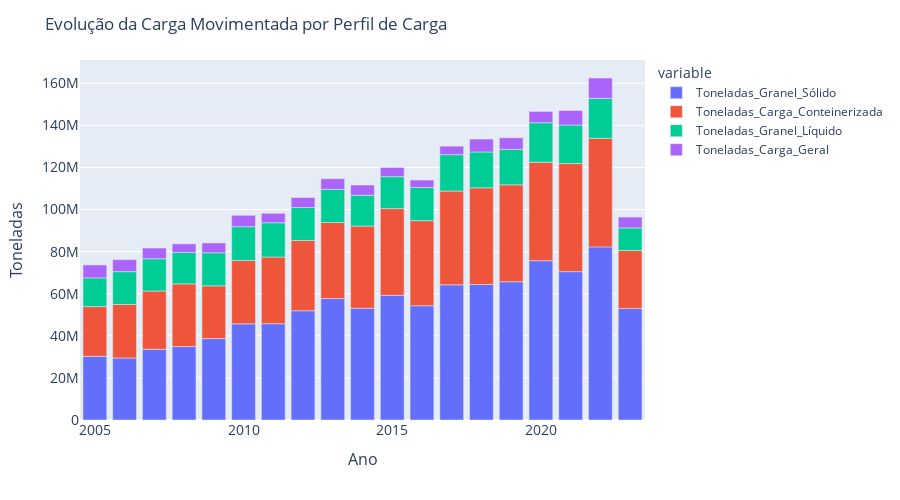
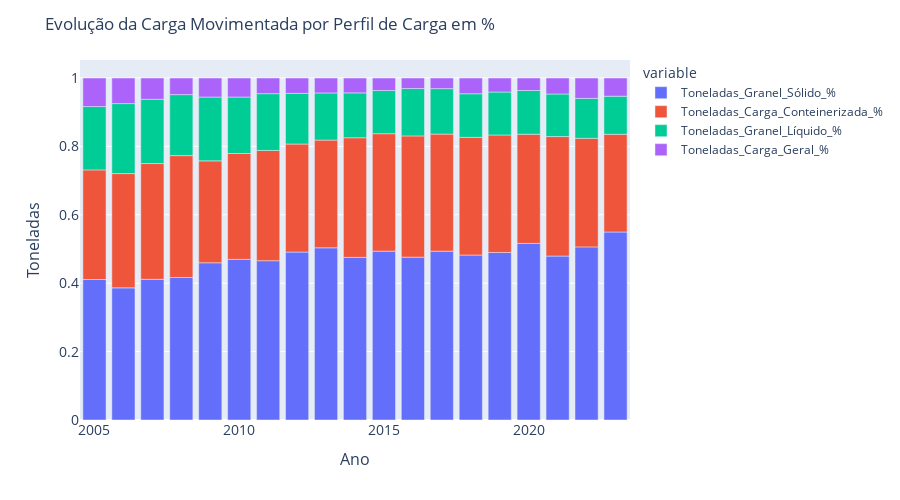

The notebook cell saved with these charts, in order:
### Markdown cell above
### Evolução do Perfil de Carga
**Hipótese 3:** Certos tipos de carga estão crescendo em participação no volume de carga movimentada.
- Visualização: Gráfico de barras empilhadas com a evolução dos volumes movimentados em valor absoluto de toneladas e em %.

### Code cell
# Agrupando por PerfilCarga
grpMov = movimentacaoGeo.assign(
    result1=np.where(movimentacaoGeo['PerfilCarga']=='GRANEL SOLIDO', movimentacaoGeo['Toneladas'], 0),
    result2=np.where(movimentacaoGeo['PerfilCarga']=='CARGA CONTEINERIZADA', movimentacaoGeo['Toneladas'], 0),
    result3=np.where(movimentacaoGeo['PerfilCarga']=='GRANEL LIQUIDO', movimentacaoGeo['Toneladas'], 0),
    result4=np.where(movimentacaoGeo['PerfilCarga']=='CARGA GERAL', movimentacaoGeo['Toneladas'], 0),
).groupby('Ano').agg(
    Toneladas=('Toneladas','sum'),
    Toneladas_Granel_Sólido=('result1','sum'),
    Toneladas_Carga_Conteinerizada=('result2','sum'),
    Toneladas_Granel_Líquido=('result3','sum'),
    Toneladas_Carga_Geral=('result4','sum')
    ).reset_index()
# Adicionando colunas em %
grpMov['Toneladas_Granel_Sólido_%'] = grpMov['Toneladas_Granel_Sólido'] / grpMov['Toneladas']
grpMov['Toneladas_Carga_Conteinerizada_%'] = grpMov['Toneladas_Carga_Conteinerizada'] / grpMov['Toneladas']
grpMov['Toneladas_Granel_Líquido_%'] = grpMov['Toneladas_Granel_Líquido'] / grpMov['Toneladas']
grpMov['Toneladas_Carga_Geral_%'] = grpMov['Toneladas_Carga_Geral'] / grpMov['Toneladas']
grpMov.head()

# Gráfico de barras empilhadas em valor absoluto
fig = px.bar(grpMov, x='Ano', 
             y=['Toneladas_Granel_Sólido',
                'Toneladas_Carga_Conteinerizada', 
                'Toneladas_Granel_Líquido',
                'Toneladas_Granel_Líquido',
                'Toneladas_Carga_Geral'])
fig.update_layout(
    title='Evolução da Carga Movimentada por Perfil de Carga',
    xaxis_tickfont_size=14,
    yaxis=dict(title='Toneladas', titlefont_size=16, tickfont_size=14),
    xaxis=dict(title='Ano', titlefont_size=16, tickfont_size=14),
    width=900,
    height=500)
fig.show()

# Gráfico de barras empilhadas em %
fig = px.bar(grpMov, x='Ano', 
             y=['Toneladas_Granel_Sólido_%',
                'Toneladas_Carga_Conteinerizada_%', 
                'Toneladas_Granel_Líquido_%',
                'Toneladas_Granel_Líquido_%',
                'Toneladas_Carga_Geral_%'])
fig.update_layout(
    title='Evolução da Carga Movimentada por Perfil de Carga em %',
    xaxis_tickfont_size=14,
    yaxis=dict(title='Toneladas', titlefont_size=16, tickfont_size=14),
    xaxis=dict(title='Ano', titlefont_size=16, tickfont_size=14),
    width=900,
    height=500)
fig.show()

### Figure 1 — Plotly figure (JSON) as saved in the notebook; plotly's stock layout.template omitted (floating-point values rounded to 4 significant figures)
{"data": [{"alignmentgroup": "True", "hovertemplate": "variable=Toneladas_Granel_Sólido<br>Ano=%{x}<br>value=%{y}<extra></extra>", "legendgroup": "Toneladas_Granel_Sólido", "marker": {"color": "#636efa", "pattern": {"shape": ""}}, "name": "Toneladas_Granel_Sólido", "offsetgroup": "Toneladas_Granel_Sólido", "orientation": "v", "showlegend": true, "textposition": "auto", "type": "bar", "x": [2005, 2006, 2007, 2008, 2009, 2010, 2011, 2012, 2013, 2014, 2015, 2016, 2017, 2018, 2019, 2020, 2021, 2022, 2023], "xaxis": "x", "y": [30260000.0, 29440000.0, 33610000.0, 34870000.0, 38680000.0, 45680000.0, 45750000.0, 51910000.0, 57710000.0, 53090000.0, 59240000.0, 54280000.0, 64230000.0, 64390000.0, 65680000.0, 75700000.0, 70490000.0, 82260000.0, 53010000.0], "yaxis": "y"}, {"alignmentgroup": "True", "hovertemplate": "variable=Toneladas_Carga_Conteinerizada<br>Ano=%{x}<br>value=%{y}<extra></extra>", "legendgroup": "Toneladas_Carga_Conteinerizada", "marker": {"color": "#EF553B", "pattern": {"shape": ""}}, "name": "Toneladas_Carga_Conteinerizada", "offsetgroup": "Toneladas_Carga_Conteinerizada", "orientation": "v", "showlegend": true, "textposition": "auto", "type": "bar", "x": [2005, 2006, 2007, 2008, 2009, 2010, 2011, 2012, 2013, 2014, 2015, 2016, 2017, 2018, 2019, 2020, 2021, 2022, 2023], "xaxis": "x", "y": [23620000.0, 25450000.0, 27660000.0, 29820000.0, 25070000.0, 30120000.0, 31660000.0, 33380000.0, 36110000.0, 39050000.0, 41200000.0, 40420000.0, 44540000.0, 45930000.0, 46060000.0, 46810000.0, 51370000.0, 51580000.0, 27550000.0], "yaxis": "y"}, {"alignmentgroup": "True", "hovertemplate": "variable=Toneladas_Granel_Líquido<br>Ano=%{x}<br>value=%{y}<extra></extra>", "legendgroup": "Toneladas_Granel_Líquido", "marker": {"color": "#00cc96", "pattern": {"shape": ""}}, "name": "Toneladas_Granel_Líquido", "offsetgroup": "Toneladas_Granel_Líquido", "orientation": "v", "showlegend": true, "textposition": "auto", "type": "bar", "x": [2005, 2006, 2007, 2008, 2009, 2010, 2011, 2012, 2013, 2014, 2015, 2016, 2017, 2018, 2019, 2020, 2021, 2022, 2023], "xaxis": "x", "y": [13640000.0, 15590000.0, 15350000.0, 14930000.0, 15690000.0, 16050000.0, 16300000.0, 15650000.0, 15800000.0, 14650000.0, 15160000.0, 15780000.0, 17300000.0, 17030000.0, 16840000.0, 18750000.0, 18300000.0, 18970000.0, 10730000.0], "yaxis": "y"}, {"alignmentgroup": "True", "hovertemplate": "variable=Toneladas_Carga_Geral<br>Ano=%{x}<br>value=%{y}<extra></extra>", "legendgroup": "Toneladas_Carga_Geral", "marker": {"color": "#ab63fa", "pattern": {"shape": ""}}, "name": "Toneladas_Carga_Geral", "offsetgroup": "Toneladas_Carga_Geral", "orientation": "v", "showlegend": true, "textposition": "auto", "type": "bar", "x": [2005, 2006, 2007, 2008, 2009, 2010, 2011, 2012, 2013, 2014, 2015, 2016, 2017, 2018, 2019, 2020, 2021, 2022, 2023], "xaxis": "x", "y": [6154000.0, 5701000.0, 5090000.0, 4064000.0, 4693000.0, 5418000.0, 4500000.0, 4752000.0, 5011000.0, 4856000.0, 4378000.0, 3518000.0, 4042000.0, 6143000.0, 5502000.0, 5358000.0, 6876000.0, 9688000.0, 5132000.0], "yaxis": "y"}], "layout": {"barmode": "relative", "height": 500, "legend": {"title": {"text": "variable"}, "tracegroupgap": 0}, "margin": {"t": 60}, "title": {"text": "Evolução da Carga Movimentada por Perfil de Carga"}, "width": 900, "xaxis": {"anchor": "y", "domain": [0, 1], "tickfont": {"size": 14}, "title": {"font": {"size": 16}, "text": "Ano"}}, "yaxis": {"anchor": "x", "domain": [0, 1], "tickfont": {"size": 14}, "title": {"font": {"size": 16}, "text": "Toneladas"}}}}

### Figure 2 — Plotly figure (JSON) as saved in the notebook; plotly's stock layout.template omitted (floating-point values rounded to 4 significant figures)
{"data": [{"alignmentgroup": "True", "hovertemplate": "variable=Toneladas_Granel_Sólido_%<br>Ano=%{x}<br>value=%{y}<extra></extra>", "legendgroup": "Toneladas_Granel_Sólido_%", "marker": {"color": "#636efa", "pattern": {"shape": ""}}, "name": "Toneladas_Granel_Sólido_%", "offsetgroup": "Toneladas_Granel_Sólido_%", "orientation": "v", "showlegend": true, "textposition": "auto", "type": "bar", "x": [2005, 2006, 2007, 2008, 2009, 2010, 2011, 2012, 2013, 2014, 2015, 2016, 2017, 2018, 2019, 2020, 2021, 2022, 2023], "xaxis": "x", "y": [0.4107, 0.3864, 0.4114, 0.4167, 0.4597, 0.4696, 0.4658, 0.4911, 0.5035, 0.4755, 0.4937, 0.4761, 0.4937, 0.4823, 0.4899, 0.5163, 0.4794, 0.5062, 0.5497], "yaxis": "y"}, {"alignmentgroup": "True", "hovertemplate": "variable=Toneladas_Carga_Conteinerizada_%<br>Ano=%{x}<br>value=%{y}<extra></extra>", "legendgroup": "Toneladas_Carga_Conteinerizada_%", "marker": {"color": "#EF553B", "pattern": {"shape": ""}}, "name": "Toneladas_Carga_Conteinerizada_%", "offsetgroup": "Toneladas_Carga_Conteinerizada_%", "orientation": "v", "showlegend": true, "textposition": "auto", "type": "bar", "x": [2005, 2006, 2007, 2008, 2009, 2010, 2011, 2012, 2013, 2014, 2015, 2016, 2017, 2018, 2019, 2020, 2021, 2022, 2023], "xaxis": "x", "y": [0.3206, 0.3341, 0.3385, 0.3563, 0.298, 0.3096, 0.3224, 0.3158, 0.315, 0.3498, 0.3434, 0.3546, 0.3423, 0.3441, 0.3435, 0.3193, 0.3493, 0.3174, 0.2857], "yaxis": "y"}, {"alignmentgroup": "True", "hovertemplate": "variable=Toneladas_Granel_Líquido_%<br>Ano=%{x}<br>value=%{y}<extra></extra>", "legendgroup": "Toneladas_Granel_Líquido_%", "marker": {"color": "#00cc96", "pattern": {"shape": ""}}, "name": "Toneladas_Granel_Líquido_%", "offsetgroup": "Toneladas_Granel_Líquido_%", "orientation": "v", "showlegend": true, "textposition": "auto", "type": "bar", "x": [2005, 2006, 2007, 2008, 2009, 2010, 2011, 2012, 2013, 2014, 2015, 2016, 2017, 2018, 2019, 2020, 2021, 2022, 2023], "xaxis": "x", "y": [0.1852, 0.2047, 0.1878, 0.1784, 0.1865, 0.165, 0.166, 0.1481, 0.1378, 0.1312, 0.1263, 0.1384, 0.133, 0.1276, 0.1256, 0.1279, 0.1245, 0.1168, 0.1113], "yaxis": "y"}, {"alignmentgroup": "True", "hovertemplate": "variable=Toneladas_Carga_Geral_%<br>Ano=%{x}<br>value=%{y}<extra></extra>", "legendgroup": "Toneladas_Carga_Geral_%", "marker": {"color": "#ab63fa", "pattern": {"shape": ""}}, "name": "Toneladas_Carga_Geral_%", "offsetgroup": "Toneladas_Carga_Geral_%", "orientation": "v", "showlegend": true, "textposition": "auto", "type": "bar", "x": [2005, 2006, 2007, 2008, 2009, 2010, 2011, 2012, 2013, 2014, 2015, 2016, 2017, 2018, 2019, 2020, 2021, 2022, 2023], "xaxis": "x", "y": [0.08352, 0.07483, 0.0623, 0.04856, 0.05578, 0.0557, 0.04582, 0.04496, 0.04372, 0.0435, 0.03649, 0.03086, 0.03107, 0.04601, 0.04104, 0.03654, 0.04676, 0.05962, 0.05322], "yaxis": "y"}], "layout": {"barmode": "relative", "height": 500, "legend": {"title": {"text": "variable"}, "tracegroupgap": 0}, "margin": {"t": 60}, "title": {"text": "Evolução da Carga Movimentada por Perfil de Carga em %"}, "width": 900, "xaxis": {"anchor": "y", "domain": [0, 1], "tickfont": {"size": 14}, "title": {"font": {"size": 16}, "text": "Ano"}}, "yaxis": {"anchor": "x", "domain": [0, 1], "tickfont": {"size": 14}, "title": {"font": {"size": 16}, "text": "Toneladas"}}}}
